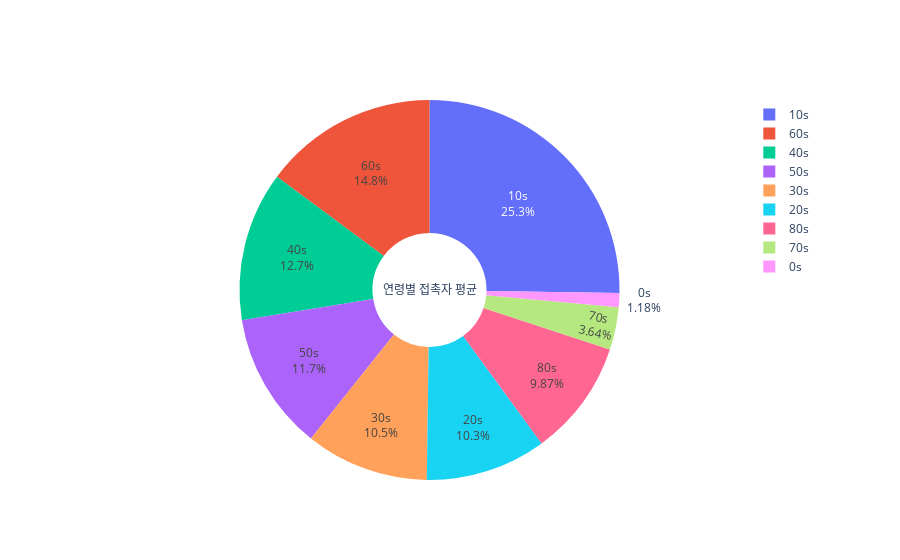

Notebook source saved alongside this figure:
### Code cell
labels = ['0s','10s','20s','30s','40s', '50s','60s','70s','80s'] # 연령대 age
values = [1.818182, 38.969697, 15.851064, 16.191919,19.603306, 18.108108,22.878378,5.612903,15.230769] # 평균 contact_number

fig = go.Figure(data=[go.Pie(labels=labels, values=values, hole=.3, title = '연령별 접촉자 평균')])
fig.update_traces( textinfo='percent+label')
fig.show()

### Figure 1 — Plotly figure (JSON) as saved in the notebook; plotly's stock layout.template omitted (floating-point values rounded to 4 significant figures)
{"data": [{"hole": 0.3, "labels": ["0s", "10s", "20s", "30s", "40s", "50s", "60s", "70s", "80s"], "textinfo": "percent+label", "title": {"text": "연령별 접촉자 평균"}, "type": "pie", "values": [1.818, 38.97, 15.85, 16.19, 19.6, 18.11, 22.88, 5.613, 15.23]}], "layout": {}}
